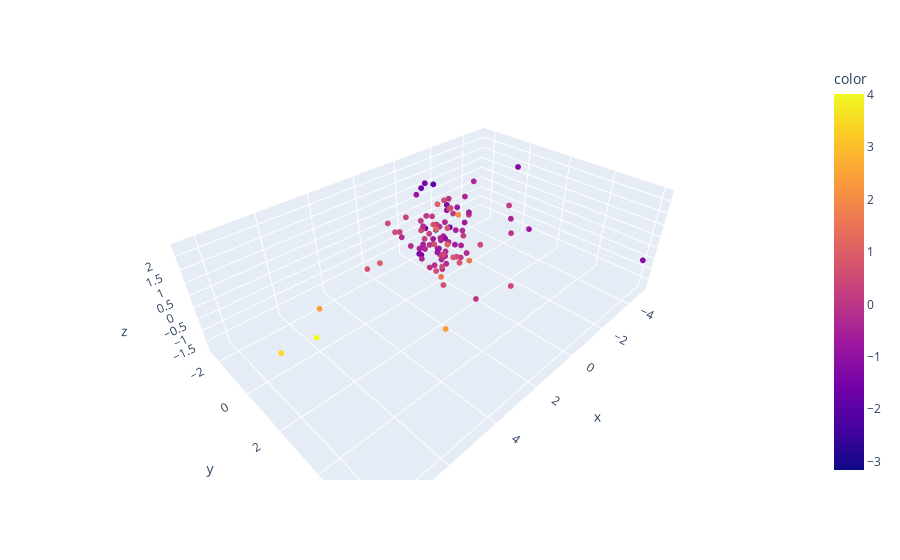

Notebook code cell kept with this figure:
### Code cell
import plotly.express as px
# Plot the 3D data
fig = px.scatter_3d(x=T[:,0], y=T[:,1], z=T[:,2],color=dff['cpi_yoy'])
# Adjust the marker size
fig.update_traces(marker=dict(size=2))
# Show the plot
fig.show()
